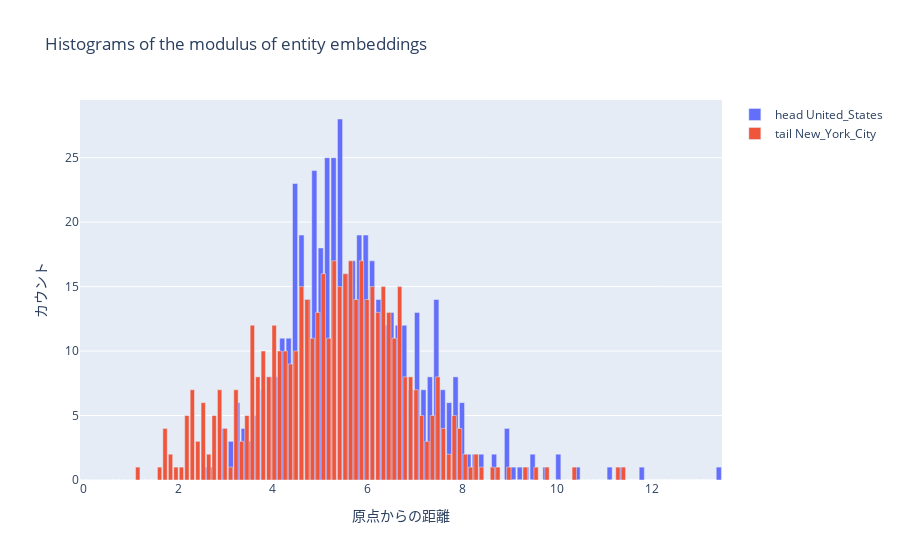

This figure's notebook cell:
### Code cell
# エンティティの埋め込みをロード
entity_embedding = np.load(os.path.join(model_path, 'entity_embedding.npy'))

# headとtailの各座標を計算
phase_head, mod_head = np.split(entity_embedding[head_id], 2)
phase_tail, mod_tail = np.split(entity_embedding[tail_id], 2)

# ログ変換と極座標への変換
mod_head = np.log(np.abs(mod_head)) * np.sign(mod_head)
mod_tail = np.log(np.abs(mod_tail)) * np.sign(mod_tail)

phase_head = phase_head / embedding_range * np.pi
phase_tail = phase_tail / embedding_range * np.pi

# 極座標から直交座標への変換
x_head, y_head = mod_head * np.cos(phase_head), mod_head * np.sin(phase_head)
x_tail, y_tail = mod_tail * np.cos(phase_tail), mod_tail * np.sin(phase_tail)

# 距離の計算
distance_head = np.sqrt(x_head**2 + y_head**2)
distance_tail = np.sqrt(x_tail**2 + y_tail**2)

# ヒストグラムの作成
hist_head = np.histogram(distance_head, bins=num_bins, range=(0, np.max(distance_head)))
hist_tail = np.histogram(distance_tail, bins=num_bins, range=(0, np.max(distance_tail)))

# Plotlyを使用してヒストグラムをプロット
fig = go.Figure()
fig.add_trace(go.Bar(x=hist_head[1][:-1], y=hist_head[0], name="head "+head_name))

# Tail Entityのヒストグラム
fig.add_trace(go.Bar(x=hist_tail[1][:-1], y=hist_tail[0], name="tail "+tail_name))


# レイアウトの設定
fig.update_layout(
    title='Histograms of the modulus of entity embeddings',
    xaxis=dict(title='原点からの距離'),
    yaxis=dict(title='カウント'),
    barmode='overlay',  # HeadとTailのヒストグラムをオーバーレイ
)

# プロットの表示
fig.show()

### Figure 1 — Plotly figure (JSON) as saved in the notebook; plotly's stock layout.template omitted (floating-point values rounded to 4 significant figures)
{"data": [{"name": "head United_States", "type": "bar", "x": [0, 0.1354, 0.2708, 0.4061, 0.5415, 0.6769, 0.8123, 0.9476, 1.083, 1.218, 1.354, 1.489, 1.625, 1.76, 1.895, 2.031, 2.166, 2.301, 2.437, 2.572, 2.708, 2.843, 2.978, 3.114, 3.249, 3.384, 3.52, 3.655, 3.791, 3.926, 4.061, 4.197, 4.332, 4.467, 4.603, 4.738, 4.874, 5.009, 5.144, 5.28, 5.415, 5.55, 5.686, 5.821, 5.957, 6.092, 6.227, 6.363, 6.498, 6.633, 6.769, 6.904, 7.04, 7.175, 7.31, 7.446, 7.581, 7.716, 7.852, 7.987, 8.123, 8.258, 8.393, 8.529, 8.664, 8.799, 8.935, 9.07, 9.206, 9.341, 9.476, 9.612, 9.747, 9.882, 10.02, 10.15, 10.29, 10.42, 10.56, 10.69, 10.83, 10.97, 11.1, 11.24, 11.37, 11.51, 11.64, 11.78, 11.91, 12.05, 12.18, 12.32, 12.45, 12.59, 12.73, 12.86, 13.0, 13.13, 13.27, 13.4], "y": [0, 0, 0, 0, 0, 0, 0, 0, 0, 0, 0, 0, 0, 0, 0, 0, 0, 0, 0, 1, 1, 0, 4, 3, 6, 4, 3, 5, 7, 8, 8, 11, 11, 23, 19, 14, 24, 18, 25, 25, 28, 16, 17, 19, 19, 17, 14, 12, 13, 12, 12, 7, 13, 7, 8, 14, 7, 6, 8, 6, 2, 2, 2, 0, 2, 0, 4, 1, 1, 1, 2, 0, 1, 0, 2, 0, 0, 1, 0, 0, 0, 0, 1, 0, 1, 0, 0, 1, 0, 0, 0, 0, 0, 0, 0, 0, 0, 0, 0, 1]}, {"name": "tail New_York_City", "type": "bar", "x": [0, 0.1151, 0.2301, 0.3452, 0.4602, 0.5753, 0.6903, 0.8054, 0.9204, 1.035, 1.151, 1.266, 1.381, 1.496, 1.611, 1.726, 1.841, 1.956, 2.071, 2.186, 2.301, 2.416, 2.531, 2.646, 2.761, 2.876, 2.991, 3.106, 3.222, 3.337, 3.452, 3.567, 3.682, 3.797, 3.912, 4.027, 4.142, 4.257, 4.372, 4.487, 4.602, 4.717, 4.832, 4.947, 5.062, 5.177, 5.293, 5.408, 5.523, 5.638, 5.753, 5.868, 5.983, 6.098, 6.213, 6.328, 6.443, 6.558, 6.673, 6.788, 6.903, 7.018, 7.133, 7.248, 7.363, 7.479, 7.594, 7.709, 7.824, 7.939, 8.054, 8.169, 8.284, 8.399, 8.514, 8.629, 8.744, 8.859, 8.974, 9.089, 9.204, 9.319, 9.434, 9.55, 9.665, 9.78, 9.895, 10.01, 10.12, 10.24, 10.35, 10.47, 10.59, 10.7, 10.82, 10.93, 11.05, 11.16, 11.28, 11.39], "y": [0, 0, 0, 0, 0, 0, 0, 0, 0, 0, 1, 0, 0, 0, 1, 4, 2, 1, 1, 5, 7, 3, 6, 2, 5, 7, 4, 1, 7, 3, 5, 12, 8, 10, 8, 12, 10, 10, 9, 10, 15, 14, 11, 13, 16, 11, 17, 15, 16, 17, 14, 17, 14, 15, 13, 15, 13, 11, 15, 8, 8, 7, 5, 3, 5, 8, 4, 2, 5, 4, 2, 1, 2, 1, 0, 1, 1, 0, 1, 0, 0, 1, 0, 1, 0, 1, 0, 0, 0, 0, 1, 0, 0, 0, 0, 0, 0, 0, 1, 1]}], "layout": {"barmode": "overlay", "title": {"text": "Histograms of the modulus of entity embeddings"}, "xaxis": {"title": {"text": "原点からの距離"}}, "yaxis": {"title": {"text": "カウント"}}}}
